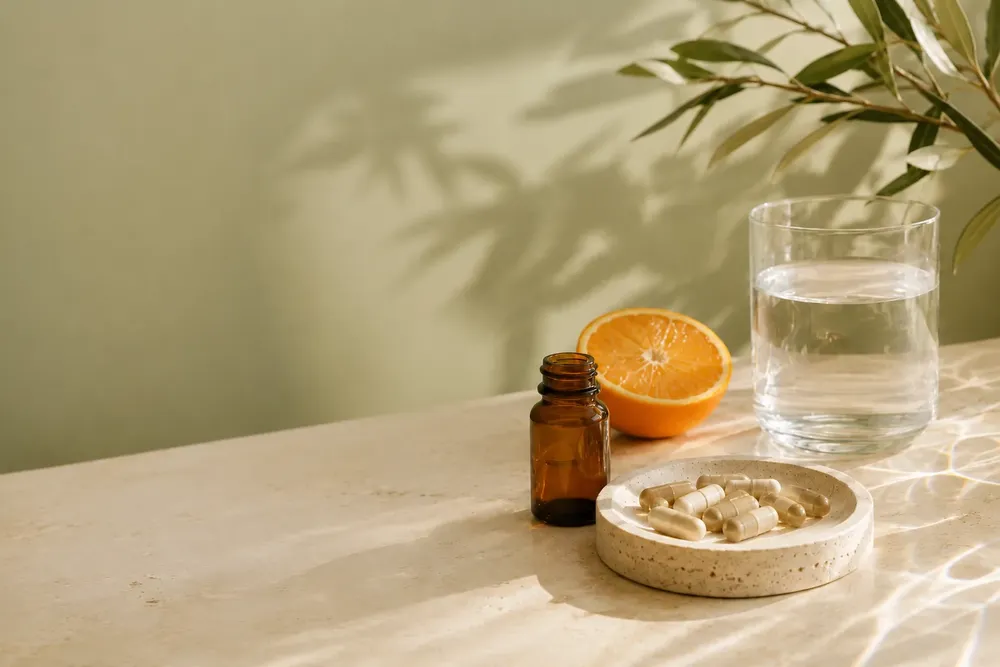
#> input picture client/src/assets/brand/home-hero-en.webp, 1000 x 667 px, shrunk from 1536 x 1024 before the run
$ python -i measure-image-framing.py   (imports and definitions only)
#> lines starting #> are read from the running program, lines starting #| are printed output that depends on the picture; after the words box and inside, x2 and y2 are one past the last pixel; in counts of white or black regions, pixels touching at a corner belong together
#> further down, picture is the input picture: PIL image 1000x667 RGB; mean R, G, B 177.5, 159.9, 119.9
"""
measure-image-framing.py — VitaShop repository-local tooling.

TASK-010 build order step 5 (ProductCard/ProductGrid), Q4 approval.
Reads product image assets and computes the four image-normalisation
numbers required by design/DESIGN_SYSTEM.md §7 (Accepted, DEC-035) and
technical/UI_IMPLEMENTATION_PLAN.md §8 (Accepted, DEC-036, Option A).

Rule (§7): fit the product's *trimmed* content box to 76% of the well
height, capped at 84% of the well width, then re-centre on the content
box (not the raster canvas).

This script is TOOLING ONLY:
  - never imported by the client application
  - not a runtime or build dependency (no npm package added)
  - reads source assets, never writes or modifies them
  - deterministic: same input bytes -> same output numbers
  - writes its result to client/src/data/imageFraming.json, which the
    application DOES import (as static JSON, not by running this script)

Requires: Python 3.x + Pillow ("pip install pillow"), verified locally
before use, per the approval that this environment must be present and
this script must never install it automatically.

Usage:
    python scripts/measure-image-framing.py
"""

from __future__ import annotations

import json
import csv
import sys
from pathlib import Path

try:
    from PIL import Image, ImageChops
except ImportError:
    print(
        "ERROR: Pillow is not installed in this Python environment.\n"
        "This script does not install dependencies automatically.\n"
        "Install manually: pip install pillow",
        file=sys.stderr,
    )
    sys.exit(1)

REPO_ROOT = Path(__file__).resolve().parent.parent
SOURCE_DIR = REPO_ROOT / "assets" / "products"
OUTPUT_PATH = REPO_ROOT / "client" / "src" / "data" / "imageFraming.json"

# 🔴 DERIVED FROM THE CSV, NOT HARDCODED — ISSUE-063, fixed 2026-08-12.
#
# This list used to be six filenames typed out by hand, frozen at the
# six-product catalogue of MILESTONE-002. The catalogue grew to 49 and the
# list did not, so 43 products rendered on the 86%-contain fallback and the
# only signal was a dev-only console warning nobody reads.
#
# ⚠️ The script was ITSELF the defect ISSUE-063 describes: a manually
# maintained artefact keyed off data that only grows — the same family as
# productImages.ts before ISSUE-040. Re-running it would have "succeeded"
# and changed nothing, which is exactly what that failure shape looks like.
#
# Reading products.csv makes the set converge by construction: every
# verified=yes row is measured, and a new batch needs no edit here.
def _verified_image_files() -> list[str]:
    csv_path = REPO_ROOT / "assets" / "products" / "products.csv"
    with csv_path.open(encoding="utf-8-sig", newline="") as handle:
        rows = list(csv.DictReader(handle))
    seen: dict[str, None] = {}
    for row in rows:
        if (row.get("verified") or "").strip() != "yes":
            continue
        name = (row.get("image_file") or "").strip()
        if name:
            seen.setdefault(name, None)
    return list(seen)


# [1 line that did not run here, left out]

# Trim tolerance: a pixel is "background" if every RGB channel is within
# this distance of pure white. All 15 supplied product assets are pure
# #FFFFFF-cornered JPEGs (verified by direct pixel inspection), so a
# small tolerance only absorbs JPEG compression noise at the trim edge.
WHITE_TOLERANCE = 12

# §7: content box target as % of well height, capped as % of well width.
TARGET_HEIGHT_PCT = 76.0
MAX_WIDTH_PCT = 84.0


def trimmed_bbox(image: "Image.Image") -> tuple[int, int, int, int]:
    # Pass 131 — TRANSPARENT CUTOUTS measure by ALPHA, not by whiteness.
    # The white-trim path converts RGBA to RGB, which paints transparency
    # BLACK, making the "content" the whole canvas: every cutout webp fell
    # to frameWidth/Height 57/76 flat and the catalogue's product sizes
    # stopped being normalised (the user's "some images aren't the same
    # size"). An image whose corners are transparent is a cutout; its
    # content box is the alpha bounding box.
    if image.mode in ("RGBA", "LA") or "transparency" in image.info:
        rgba = image.convert("RGBA")
        w, h = rgba.size
        corners = [(0, 0), (w - 1, 0), (0, h - 1), (w - 1, h - 1)]
        if all(rgba.getpixel(p)[3] < 16 for p in corners):
            alpha_mask = rgba.getchannel("A").point(lambda p: 255 if p > 16 else 0)
            bbox = alpha_mask.getbbox()
            if bbox is not None:
                return bbox

    rgb = image.convert("RGB")
    background = Image.new("RGB", rgb.size, (255, 255, 255))
#> background: PIL image 1000x667 RGB; every value is 255
    diff = ImageChops.difference(rgb, background).convert("L")
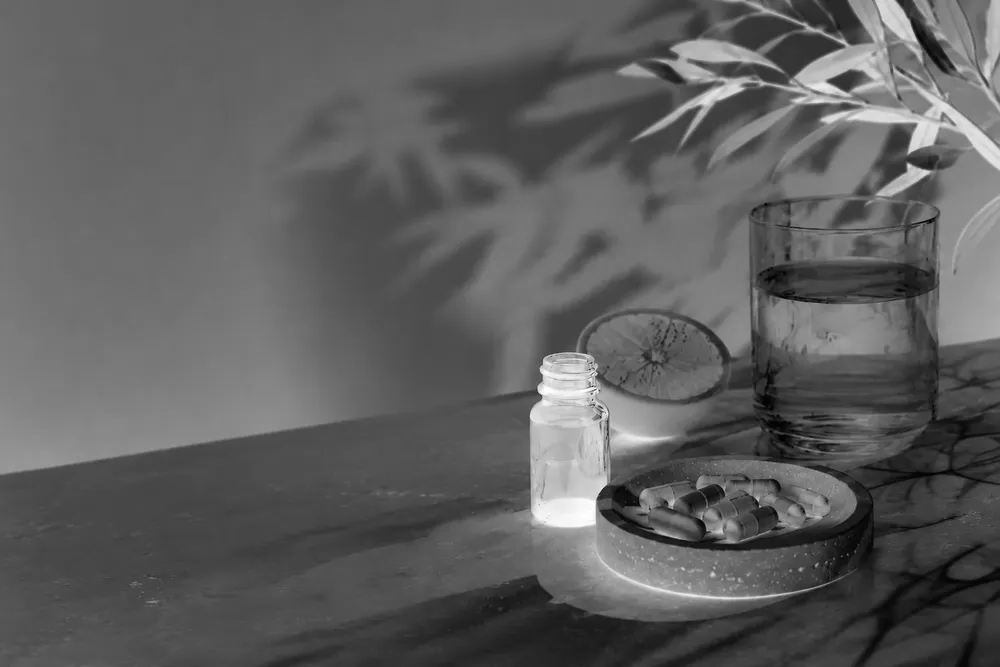
#> diff: PIL image 1000x667 L; min 0, max 255, mean 94.4
    mask = diff.point(lambda p: 255 if p > WHITE_TOLERANCE else 0)
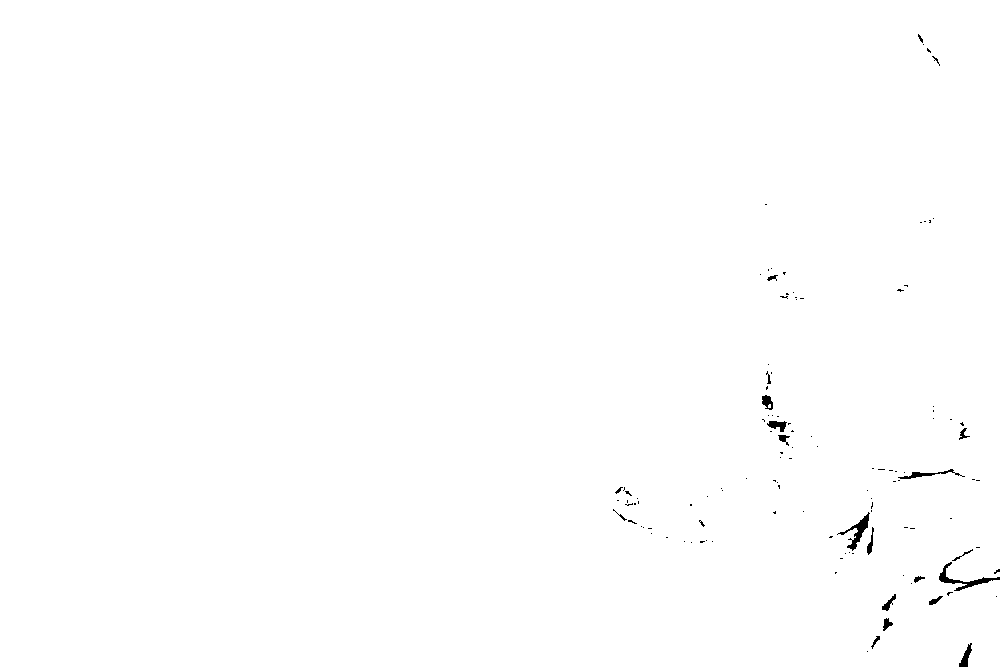
#> mask: PIL image 1000x667 L; 99.7% white; 120 black regions (100 under 20 px), largest, box (x1, y1, x2, y2) and area: (939, 562, 1000, 591) 349, (837, 512, 870, 551) 315, (898, 469, 965, 479) 177
    bbox = mask.getbbox()
#> bbox = (0, 0, 1000, 667)
    if bbox is None:
        # Fully blank/white asset — no content to frame.
        raise ValueError("image has no non-white content; cannot compute a trim box")
    return bbox


# The well ProductImage renders into is a fixed 4:3 box (aspect-[4/3]);
# frameWidthPct is a fraction of the well's WIDTH while frameHeightPct is a
# fraction of its HEIGHT, so converting a pixel aspect between the two axes
# needs this constant.
WELL_ASPECT = 4 / 3


# [86 lines left out: functions compute_framing, main, not called in this run]


# [2 lines not run here, left out]

>>> from PIL import Image
>>> picture = Image.open('../client/src/assets/brand/home-hero-en.webp')
>>> result = trimmed_bbox(picture)
#> result = (0, 0, 1000, 667)

$ run again, on client/src/assets/brand/home-hero-he.webp
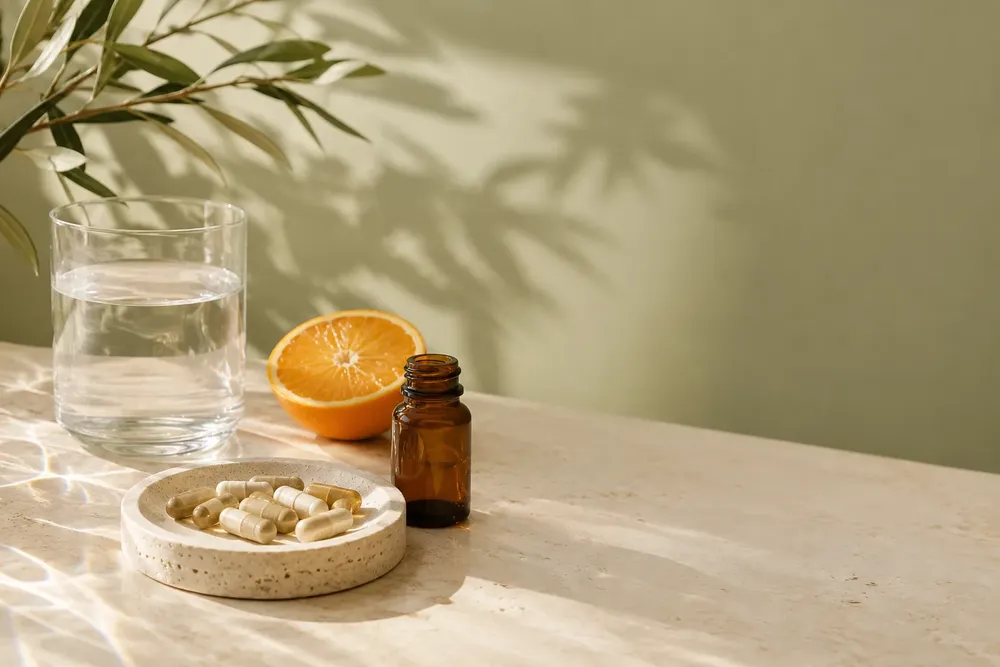
#> input picture client/src/assets/brand/home-hero-he.webp, 1000 x 667 px, shrunk from 1536 x 1024 before the run
#> picture is the input picture: PIL image 1000x667 RGB; mean R, G, B 174.4, 158.6, 122.2
#> background: PIL image 1000x667 RGB; every value is 255
#> in trimmed_bbox, `diff = ImageChops.difference(rgb, background).convert("L")`:
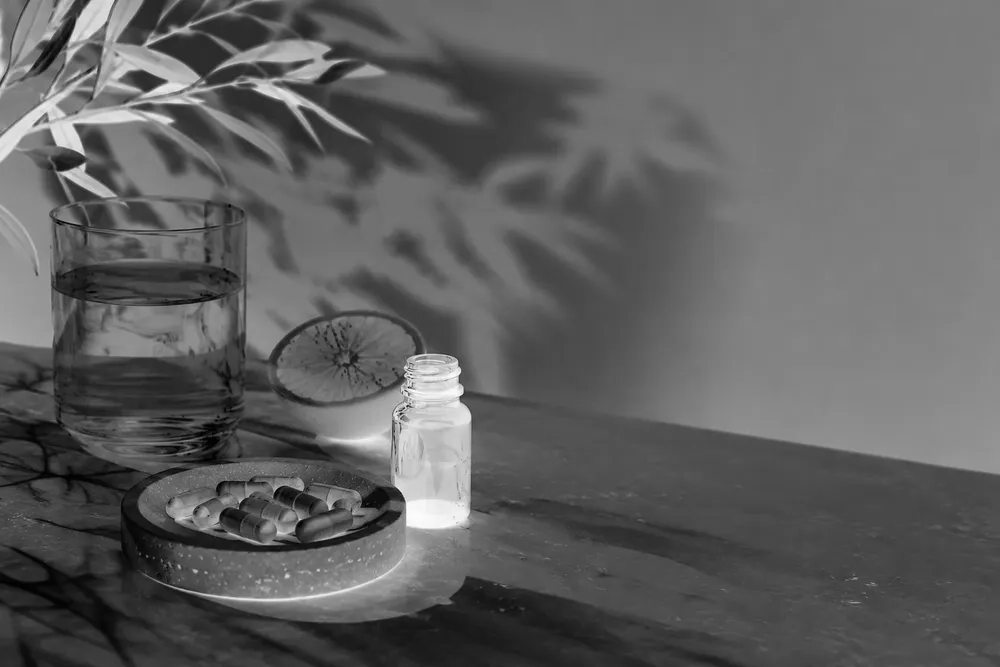
#> diff: PIL image 1000x667 L; min 0, max 253, mean 95.8
#> in trimmed_bbox, `mask = diff.point(lambda p: 255 if p > WHITE_TOLERANCE else 0)`:
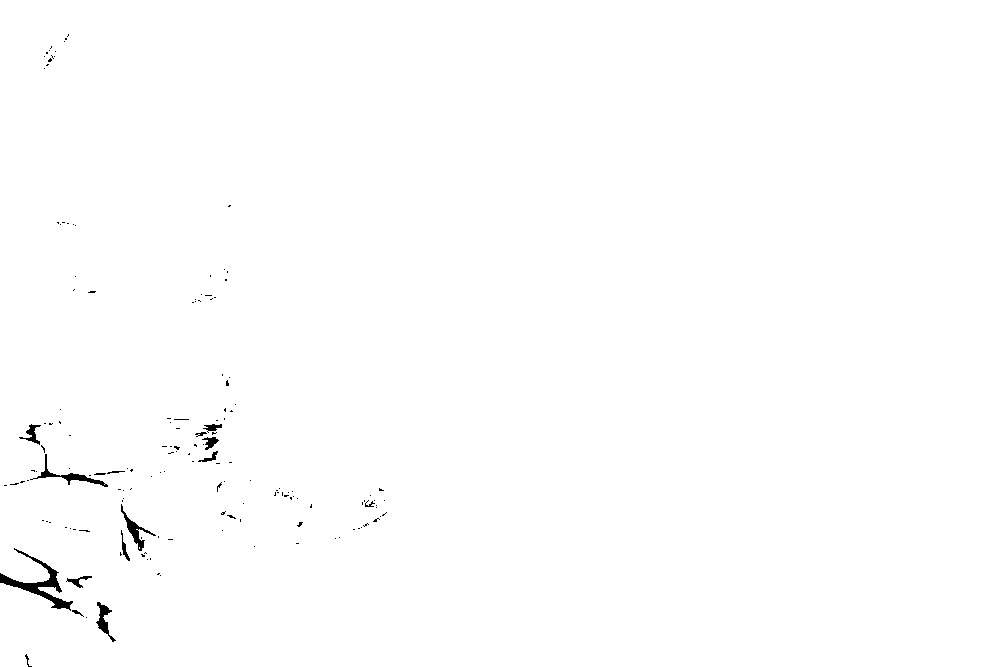
#> mask: PIL image 1000x667 L; 99.5% white; 157 black regions (141 under 20 px), largest, box (x1, y1, x2, y2) and area: (0, 548, 73, 611) 913, (30, 454, 108, 487) 369, (121, 504, 156, 551) 318
#> bbox = (0, 0, 1000, 667)
